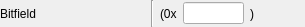
<?xml version="1.0" encoding="UTF-8"?>
<ui version="4.0">
 <class>BitfieldFieldWidget</class>
 <widget class="QWidget" name="BitfieldFieldWidget">
  <property name="geometry">
   <rect>
    <x>0</x>
    <y>0</y>
    <width>305</width>
    <height>27</height>
   </rect>
  </property>
  <property name="windowTitle">
   <string>Bitfield Field</string>
  </property>
  <layout class="QHBoxLayout" name="horizontalLayout" stretch="1,0,1">
   <property name="leftMargin">
    <number>0</number>
   </property>
   <property name="topMargin">
    <number>0</number>
   </property>
   <property name="rightMargin">
    <number>0</number>
   </property>
   <property name="bottomMargin">
    <number>0</number>
   </property>
   <item>
    <widget class="QWidget" name="m_valueWidget" native="true">
     <layout class="QVBoxLayout" name="verticalLayout">
      <property name="spacing">
       <number>6</number>
      </property>
      <property name="leftMargin">
       <number>0</number>
      </property>
      <property name="topMargin">
       <number>0</number>
      </property>
      <property name="rightMargin">
       <number>0</number>
      </property>
      <property name="bottomMargin">
       <number>0</number>
      </property>
      <item>
       <widget class="QLabel" name="m_nameLabel">
        <property name="text">
         <string>Bitfield</string>
        </property>
       </widget>
      </item>
      <item>
       <layout class="QVBoxLayout" name="m_membersLayout"/>
      </item>
     </layout>
    </widget>
   </item>
   <item>
    <widget class="Line" name="m_sepLine">
     <property name="orientation">
      <enum>Qt::Vertical</enum>
     </property>
    </widget>
   </item>
   <item>
    <widget class="QWidget" name="m_serValueWidget" native="true">
     <layout class="QHBoxLayout" name="horizontalLayout_2">
      <property name="spacing">
       <number>6</number>
      </property>
      <property name="leftMargin">
       <number>0</number>
      </property>
      <property name="topMargin">
       <number>0</number>
      </property>
      <property name="rightMargin">
       <number>0</number>
      </property>
      <property name="bottomMargin">
       <number>0</number>
      </property>
      <item>
       <widget class="QLabel" name="m_serFrontLabel">
        <property name="text">
         <string>(0x</string>
        </property>
       </widget>
      </item>
      <item>
       <widget class="QLineEdit" name="m_serValueLineEdit"/>
      </item>
      <item>
       <widget class="QLabel" name="m_serBackLabel">
        <property name="text">
         <string>)</string>
        </property>
       </widget>
      </item>
      <item>
       <spacer name="horizontalSpacer_2">
        <property name="orientation">
         <enum>Qt::Horizontal</enum>
        </property>
        <property name="sizeHint" stdset="0">
         <size>
          <width>98</width>
          <height>20</height>
         </size>
        </property>
       </spacer>
      </item>
     </layout>
    </widget>
   </item>
  </layout>
 </widget>
 <resources/>
 <connections/>
</ui>
